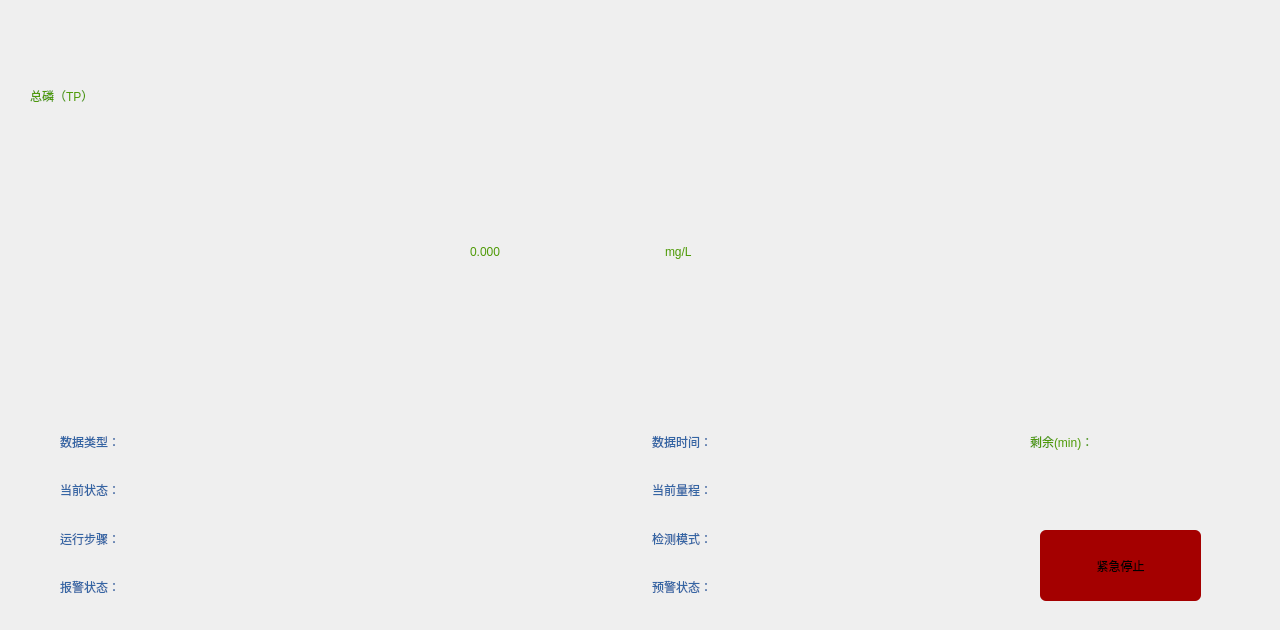
<?xml version="1.0" encoding="UTF-8"?>
<ui version="4.0">
 <class>screen_1</class>
 <widget class="QWidget" name="screen_1">
  <property name="geometry">
   <rect>
    <x>0</x>
    <y>0</y>
    <width>1280</width>
    <height>630</height>
   </rect>
  </property>
  <property name="windowTitle">
   <string>Form</string>
  </property>
  <widget class="QLabel" name="label">
   <property name="geometry">
    <rect>
     <x>30</x>
     <y>30</y>
     <width>501</width>
     <height>131</height>
    </rect>
   </property>
   <property name="styleSheet">
    <string notr="true">background: transparent;
color: rgb(78, 154, 6);
font: 40pt &quot;Ubuntu&quot;;</string>
   </property>
   <property name="text">
    <string>总磷（TP）</string>
   </property>
  </widget>
  <widget class="QPushButton" name="pushButton">
   <property name="geometry">
    <rect>
     <x>1040</x>
     <y>530</y>
     <width>161</width>
     <height>71</height>
    </rect>
   </property>
   <property name="styleSheet">
    <string notr="true">QPushButton {
	background: rgb(164, 0, 0);
	color: rgb(0, 0, 0);
 	border-radius: 6px; 
}

QPushButton:pressed {  
	background: rgb(138, 226, 52);
	color: rgb(0, 0, 0);
 	border-radius: 6px; 
}</string>
   </property>
   <property name="text">
    <string>紧急停止</string>
   </property>
  </widget>
  <widget class="QWidget" name="layoutWidget1" native="true">
   <property name="geometry">
    <rect>
     <x>470</x>
     <y>150</y>
     <width>391</width>
     <height>211</height>
    </rect>
   </property>
   <property name="styleSheet">
    <string notr="true">background: transparent;</string>
   </property>
   <widget class="QWidget" name="gridLayoutWidget">
    <property name="geometry">
     <rect>
      <x>0</x>
      <y>0</y>
      <width>384</width>
      <height>203</height>
     </rect>
    </property>
    <layout class="QGridLayout" name="gridLayout">
     <item row="0" column="1">
      <widget class="QLabel" name="label_3">
       <property name="styleSheet">
        <string notr="true">background: transparent;
color: rgb(78, 154, 6);
font: 18pt &quot;Ubuntu&quot;;</string>
       </property>
       <property name="text">
        <string>mg/L</string>
       </property>
      </widget>
     </item>
     <item row="0" column="0">
      <widget class="QLabel" name="label_2">
       <property name="styleSheet">
        <string notr="true">background: transparent;
color: rgb(78, 154, 6);
font: 45pt &quot;Ubuntu&quot;;</string>
       </property>
       <property name="text">
        <string>0.000</string>
       </property>
      </widget>
     </item>
    </layout>
   </widget>
  </widget>
  <widget class="QLabel" name="label_12">
   <property name="geometry">
    <rect>
     <x>1030</x>
     <y>420</y>
     <width>131</width>
     <height>44</height>
    </rect>
   </property>
   <property name="styleSheet">
    <string notr="true">background: transparent;
color: rgb(78, 154, 6);
font: 10pt &quot;Ubuntu&quot;;</string>
   </property>
   <property name="text">
    <string>剩余(min)：</string>
   </property>
  </widget>
  <widget class="QWidget" name="layoutWidget2" native="true">
   <property name="geometry">
    <rect>
     <x>60</x>
     <y>420</y>
     <width>921</width>
     <height>211</height>
    </rect>
   </property>
   <property name="styleSheet">
    <string notr="true">background: transparent;</string>
   </property>
   <widget class="QWidget" name="gridLayoutWidget_2">
    <property name="geometry">
     <rect>
      <x>0</x>
      <y>0</y>
      <width>920</width>
      <height>188</height>
     </rect>
    </property>
    <layout class="QGridLayout" name="gridLayout_2">
     <item row="2" column="4">
      <widget class="QLabel" name="label_10">
       <property name="styleSheet">
        <string notr="true">background: transparent;
color: rgb(52, 101, 164);</string>
       </property>
       <property name="text">
        <string>检测模式：</string>
       </property>
      </widget>
     </item>
     <item row="2" column="1">
      <widget class="QLabel" name="label_6">
       <property name="styleSheet">
        <string notr="true">background: transparent;
color: rgb(52, 101, 164);</string>
       </property>
       <property name="text">
        <string>运行步骤：</string>
       </property>
      </widget>
     </item>
     <item row="3" column="1">
      <widget class="QLabel" name="label_7">
       <property name="styleSheet">
        <string notr="true">background: transparent;
color: rgb(52, 101, 164);</string>
       </property>
       <property name="text">
        <string>报警状态：</string>
       </property>
      </widget>
     </item>
     <item row="0" column="4">
      <widget class="QLabel" name="label_8">
       <property name="styleSheet">
        <string notr="true">background: transparent;
color: rgb(52, 101, 164);</string>
       </property>
       <property name="text">
        <string>数据时间：</string>
       </property>
      </widget>
     </item>
     <item row="3" column="2">
      <widget class="QLabel" name="label_16">
       <property name="styleSheet">
        <string notr="true">background: transparent;</string>
       </property>
       <property name="text">
        <string/>
       </property>
      </widget>
     </item>
     <item row="1" column="2">
      <widget class="QLabel" name="label_14">
       <property name="styleSheet">
        <string notr="true">background: transparent;</string>
       </property>
       <property name="text">
        <string/>
       </property>
      </widget>
     </item>
     <item row="2" column="2">
      <widget class="QLabel" name="label_15">
       <property name="styleSheet">
        <string notr="true">background: transparent;</string>
       </property>
       <property name="text">
        <string/>
       </property>
      </widget>
     </item>
     <item row="0" column="2">
      <widget class="QLabel" name="label_13">
       <property name="styleSheet">
        <string notr="true">background: transparent;</string>
       </property>
       <property name="text">
        <string/>
       </property>
      </widget>
     </item>
     <item row="1" column="4">
      <widget class="QLabel" name="label_9">
       <property name="styleSheet">
        <string notr="true">background: transparent;
color: rgb(52, 101, 164);</string>
       </property>
       <property name="text">
        <string>当前量程：</string>
       </property>
      </widget>
     </item>
     <item row="0" column="3">
      <spacer name="horizontalSpacer">
       <property name="orientation">
        <enum>Qt::Horizontal</enum>
       </property>
       <property name="sizeType">
        <enum>QSizePolicy::Fixed</enum>
       </property>
       <property name="sizeHint" stdset="0">
        <size>
         <width>258</width>
         <height>20</height>
        </size>
       </property>
      </spacer>
     </item>
     <item row="0" column="1">
      <widget class="QLabel" name="label_4">
       <property name="styleSheet">
        <string notr="true">background: transparent;
color: rgb(52, 101, 164);</string>
       </property>
       <property name="text">
        <string>数据类型：</string>
       </property>
      </widget>
     </item>
     <item row="1" column="1">
      <widget class="QLabel" name="label_5">
       <property name="styleSheet">
        <string notr="true">background: transparent;
color: rgb(52, 101, 164);</string>
       </property>
       <property name="text">
        <string>当前状态：</string>
       </property>
      </widget>
     </item>
     <item row="0" column="5">
      <widget class="QLabel" name="label_17">
       <property name="styleSheet">
        <string notr="true">background: transparent;</string>
       </property>
       <property name="text">
        <string/>
       </property>
      </widget>
     </item>
     <item row="1" column="5">
      <widget class="QLabel" name="label_18">
       <property name="styleSheet">
        <string notr="true">background: transparent;</string>
       </property>
       <property name="text">
        <string/>
       </property>
      </widget>
     </item>
     <item row="3" column="4">
      <widget class="QLabel" name="label_11">
       <property name="styleSheet">
        <string notr="true">background: transparent;
color: rgb(52, 101, 164);</string>
       </property>
       <property name="text">
        <string>预警状态：</string>
       </property>
      </widget>
     </item>
     <item row="2" column="5">
      <widget class="QLabel" name="label_19">
       <property name="styleSheet">
        <string notr="true">background: transparent;</string>
       </property>
       <property name="text">
        <string/>
       </property>
      </widget>
     </item>
     <item row="3" column="5">
      <widget class="QLabel" name="label_20">
       <property name="styleSheet">
        <string notr="true">background: transparent;</string>
       </property>
       <property name="text">
        <string/>
       </property>
      </widget>
     </item>
    </layout>
   </widget>
  </widget>
  <widget class="QLabel" name="label_21">
   <property name="geometry">
    <rect>
     <x>1150</x>
     <y>430</y>
     <width>61</width>
     <height>30</height>
    </rect>
   </property>
   <property name="styleSheet">
    <string notr="true">background: transparent;</string>
   </property>
   <property name="text">
    <string/>
   </property>
  </widget>
 </widget>
 <resources/>
 <connections/>
</ui>
